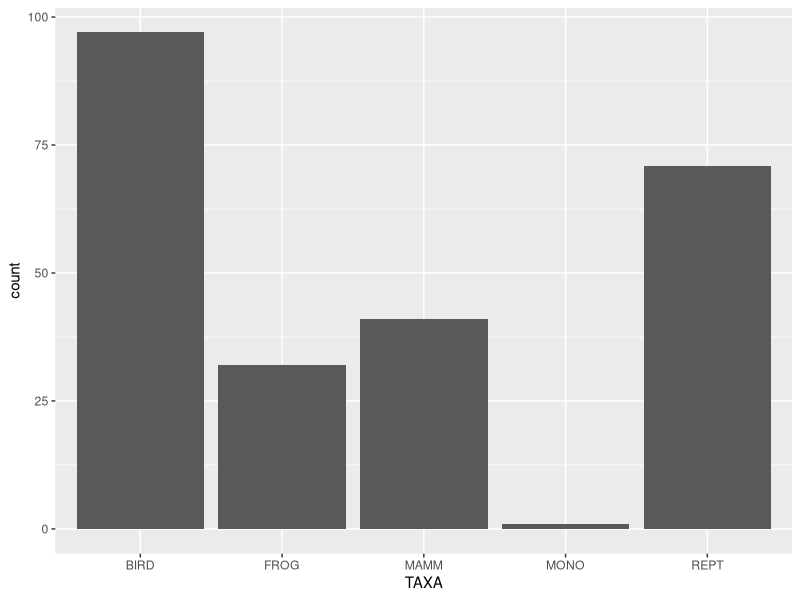
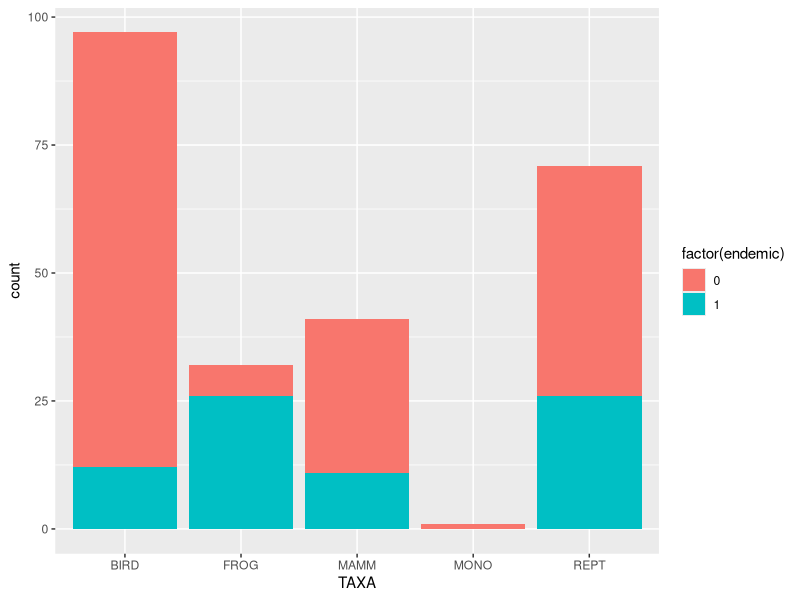
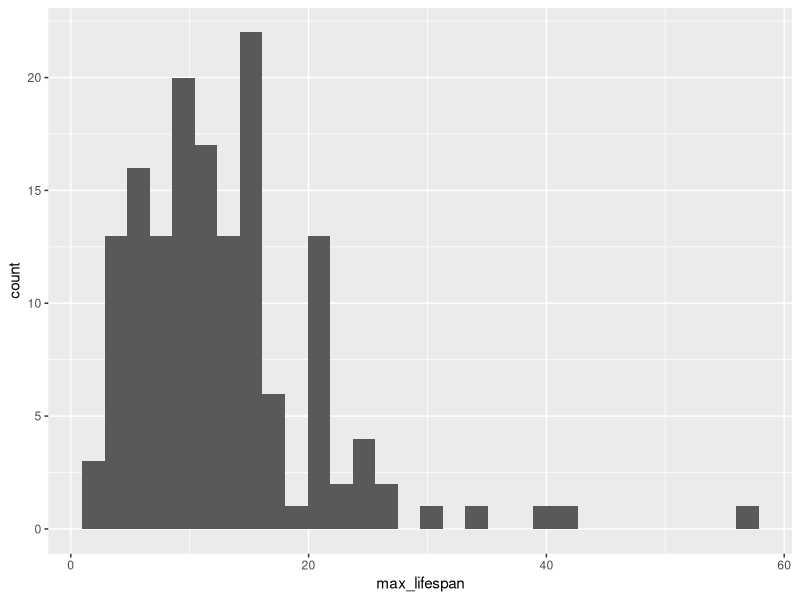
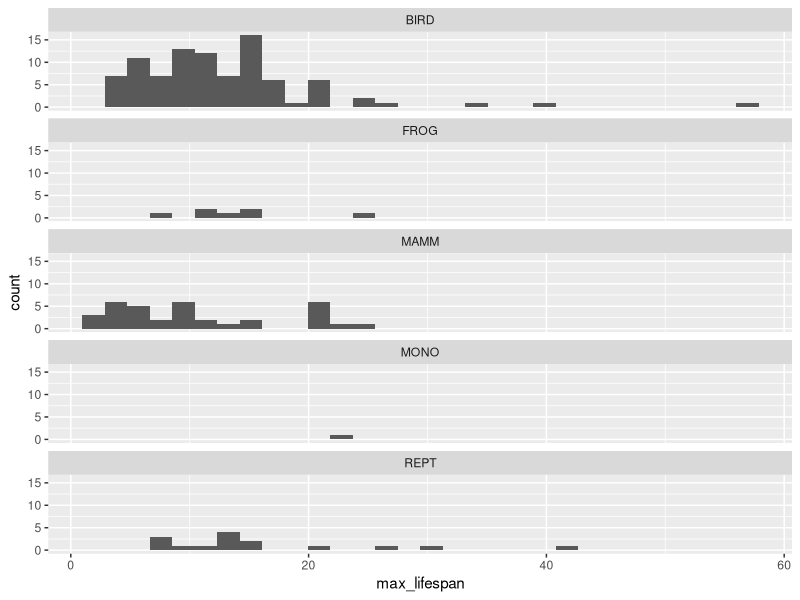
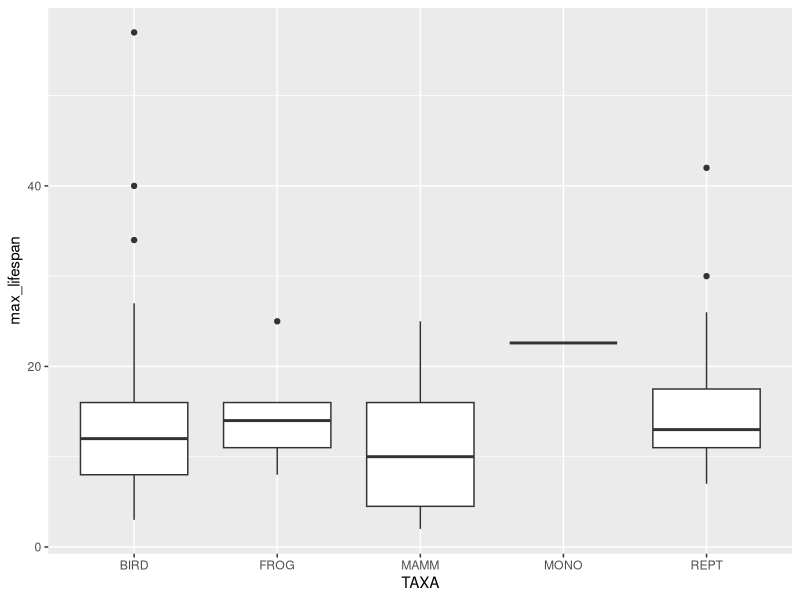
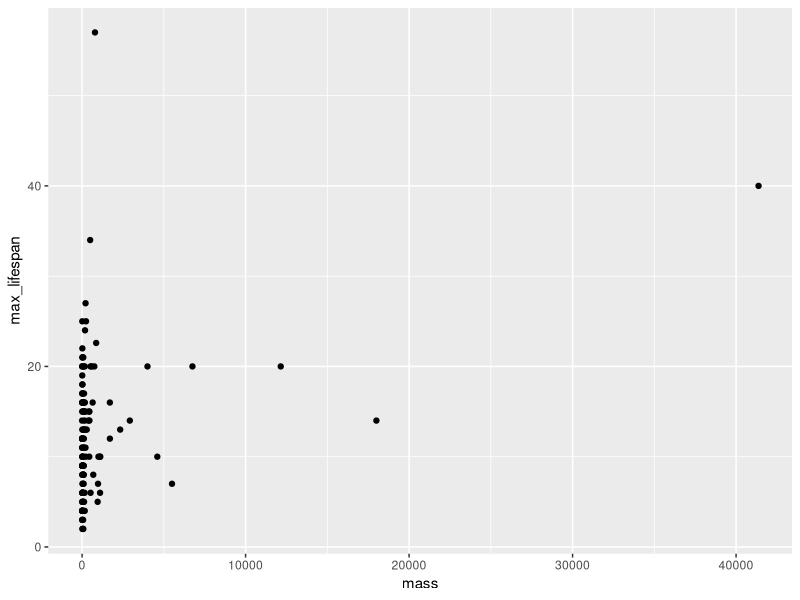
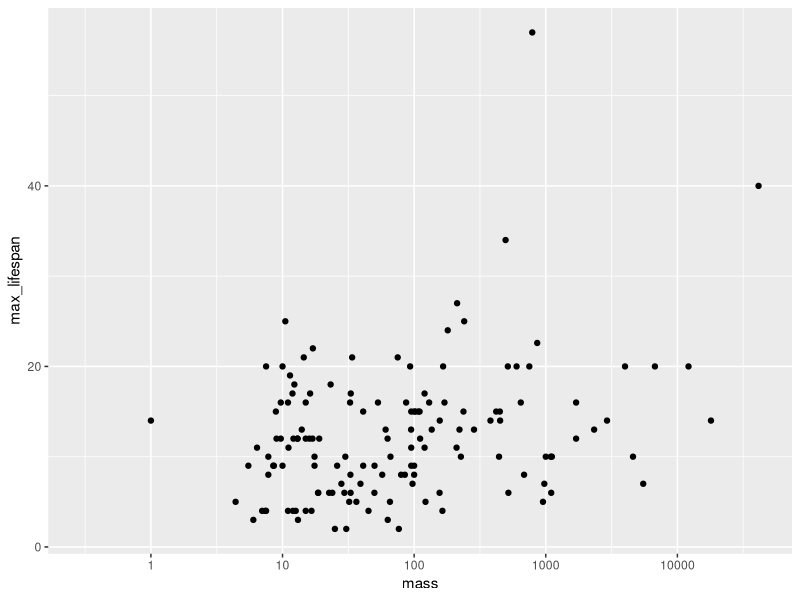

Reproduce these figures in R, in order.
## ---- chunk 1
australian_verts <- read.csv("australian_vertebrates.csv", na.strings = ".")

head(australian_verts)

## ---- chunk 2
library(ggplot2)
## ---- chunk 3
ggplot(data = australian_verts) + geom_bar(aes(x = TAXA))
## ---- chunk 4
ggplot(data = australian_verts) + geom_bar(aes(x = TAXA, fill = factor(endemic)))
## ---- chunk 5
ggplot(data = australian_verts) + geom_histogram(aes(x = max_lifespan))
## ---- chunk 6
ggplot(data = australian_verts) + geom_histogram(aes(x = max_lifespan)) + facet_wrap(~TAXA, ncol =1)
## ---- chunk 7
ggplot(data = australian_verts) + geom_boxplot(aes(x = TAXA, y = max_lifespan)) 
## ---- chunk 8
ggplot(data = australian_verts) + geom_point(aes(x = mass, y = max_lifespan)) 
## ---- chunk 9
ggplot(data = australian_verts) + geom_point(aes(x = mass, y = max_lifespan)) + scale_x_log10()
